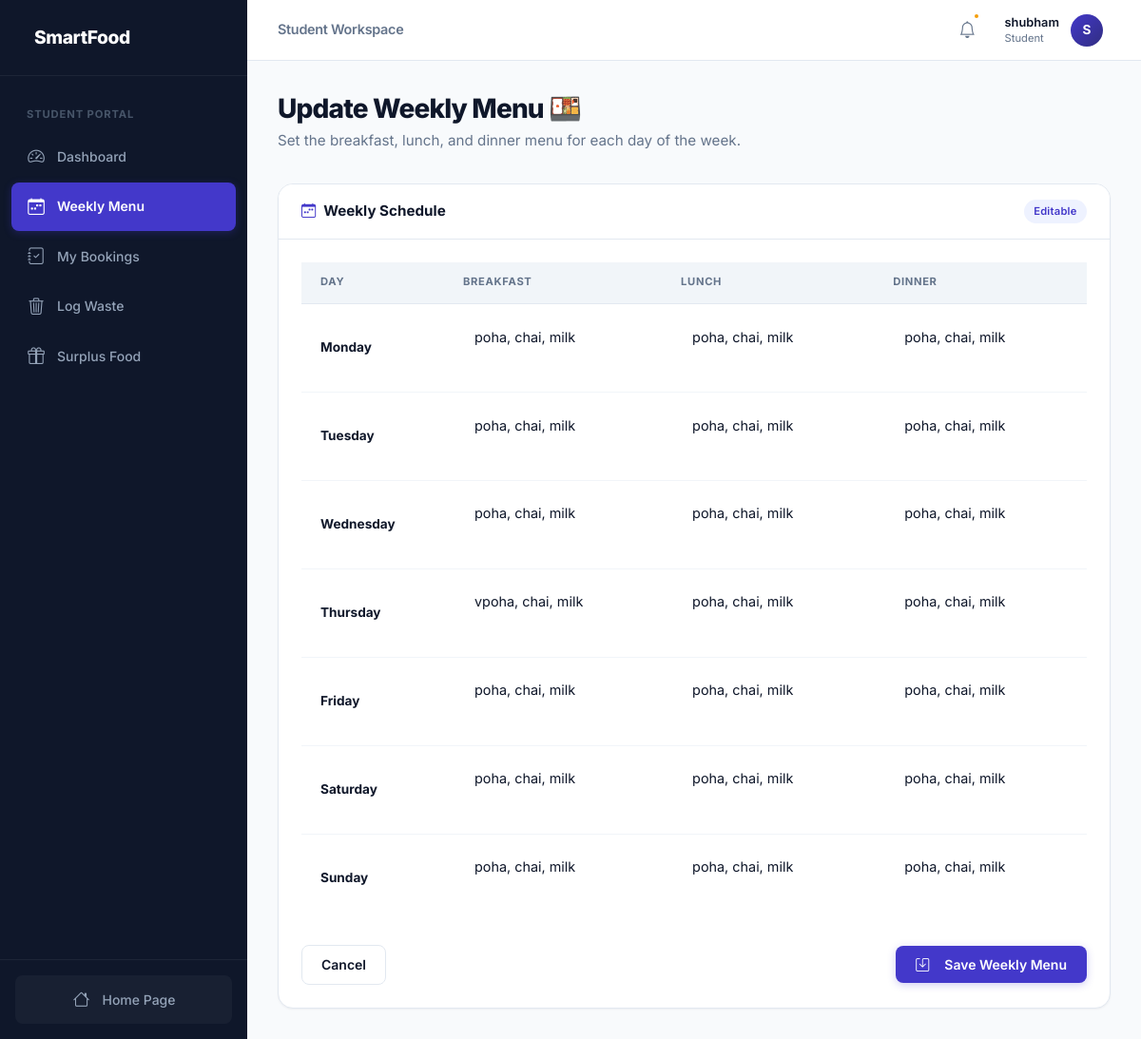
The page /meals/menu/update/ (signed in) on the database its author committed.
### users/models.py (models this page shows, shortened)
class UserProfile(models.Model):
    user = models.OneToOneField(User, on_delete=models.CASCADE, related_name='profile')
    role = models.CharField(max_length=20, choices=ROLE_CHOICES, default='pending')
    phone = models.CharField(max_length=15, blank=True)
    organization = models.CharField(max_length=100, blank=True, help_text="For NGO users")
    food_provider = models.ForeignKey(
        FoodProvider, on_delete=models.SET_NULL, null=True, blank=True,
        related_name='members', help_text="Food Provider this user belongs to"
    )
    def is_student(self):
        return self.role == 'student'
    def is_provider(self):
        return self.role in ['canteen', 'hostel', 'mess', 'hotel', 'restaurant', 'temple']

### meals/models.py (models this page shows, shortened)
class WeeklyMenu(models.Model):
    DAY_CHOICES = [
        ('Monday', 'Monday'), ('Tuesday', 'Tuesday'), ('Wednesday', 'Wednesday'),
        ('Thursday', 'Thursday'), ('Friday', 'Friday'), ('Saturday', 'Saturday'), ('Sunday', 'Sunday')
    ]
    provider = models.ForeignKey(FoodProvider, on_delete=models.CASCADE, related_name='weekly_menus')
    day = models.CharField(max_length=15, choices=DAY_CHOICES)
    breakfast = models.TextField(blank=True)
    lunch = models.TextField(blank=True)
    dinner = models.TextField(blank=True)
    class Meta:
        unique_together = ['provider', 'day']

### meals/views.py (the view, shortened to what this page needs)
# urls.py: path('menu/update/', views.update_menu, name='update_menu'),
@login_required
def update_menu(request):
    try:
        provider = request.user.profile.food_provider
    except Exception:
        messages.error(request, 'Only campus providers can update the weekly menu.')
        return redirect('dashboard')
    days = ['Monday', 'Tuesday', 'Wednesday', 'Thursday', 'Friday', 'Saturday', 'Sunday']
    menus = []
    for day in days:
        menu, _ = WeeklyMenu.objects.get_or_create(provider=provider, day=day)
        menus.append(menu)
    return render(request, 'meals/update_menu.html', {'menus': menus, 'days': days})

### users/context_processors.py (called while the page is built)
def get_target_date(now):
    current_hour = now.hour
    is_open = (current_hour >= 20 or current_hour < 7)
    if current_hour >= 20:
        return now.date() + timedelta(days=1), is_open
    else:
        return now.date(), is_open

### templates/meals/update_menu.html (shortened to what this page needs)
{% extends 'base.html' %}
{% block content %}
<div class="page-header">
    <h2>Update Weekly Menu 🍱</h2>
    <p class="page-subtitle">Set the breakfast, lunch, and dinner menu for each day of the week.</p>
</div>
<div class="modern-card">
    <div class="card-header flex-between">
        <div><i class="bi bi-calendar-week me-2 text-primary"></i>Weekly Schedule</div>
        <span class="badge" style="background: var(--primary-light); color: var(--primary);">Editable</span>
    </div>
    <form method="post" class="p-4">
        <div class="table-responsive">
            <table class="table modern-table mb-0">
                <thead>
                    <tr>
                        <th style="width: 150px;">Day</th>
                        <th>Breakfast</th>
                        <th>Lunch</th>
                        <th>Dinner</th>
                    </tr>
                </thead>
                <tbody>
                    {% for menu in menus %}
                    <tr class="align-middle transition-row">
                        <td class="fw-bold text-dark">{{ menu.day }}</td>
                        <td>
                            <textarea name="breakfast_{{ menu.day }}" class="form-control" rows="2" placeholder="e.g. Poha, Tea">{{ menu.breakfast }}</textarea>
                        </td>
                        <td>
                            <textarea name="lunch_{{ menu.day }}" class="form-control" rows="2" placeholder="e.g. Rice, Dal, Veg">{{ menu.lunch }}</textarea>
                        </td>
                        <td>
                            <textarea name="dinner_{{ menu.day }}" class="form-control" rows="2" placeholder="e.g. Roti, Paneer">{{ menu.dinner }}</textarea>
                        </td>
                    </tr>
                    {% endfor %}
                </tbody>
            </table>
        </div>
        <div class="mt-4 flex-between">
            <a href="{% url 'dashboard' %}" class="btn btn-outline">Cancel</a>
            <button type="submit" class="btn btn-primary px-5 py-2">
                <i class="bi bi-save me-2"></i>Save Weekly Menu
            </button>
        </div>
    </form>
</div>
{% endblock %}

### templates/base.html (shortened to what this page needs)
<!DOCTYPE html>
<html lang="en">
<head>
    {% load static %}
    <link href="https://cdn.jsdelivr.net/npm/bootstrap-icons@1.11.0/font/bootstrap-icons.css" rel="stylesheet">
    <link href="{% static 'css/style.css' %}" rel="stylesheet">
</head>
<body>
    {% if user.is_authenticated %}
    <div class="dashboard-layout">
        <aside class="dashboard-sidebar" id="sidebar">
            <div class="sidebar-header">
                 SmartFood
            </div>
            <nav class="sidebar-nav">
                {% if user.profile.role == 'admin' or user.is_superuser %}
                    <div class="sidebar-section-label">Admin Controls</div>
                    <a class="sidebar-link" href="{% url 'dashboard' %}"><i class="bi bi-grid"></i> Overview</a>
                    <a class="sidebar-link" href="{% url 'inventory_list' %}"><i class="bi bi-box-seam"></i> Inventory</a>
                    <a class="sidebar-link" href="{% url 'waste_list' %}"><i class="bi bi-trash"></i> Waste Logs</a>
                    <a class="sidebar-link" href="{% url 'surplus_list' %}"><i class="bi bi-gift"></i> Surplus Food</a>
                {% elif user.profile.role == 'ngo' %}
                    <div class="sidebar-section-label">NGO Portal</div>
                    <a class="sidebar-link" href="{% url 'ngo_dashboard' %}"><i class="bi bi-grid"></i> Dashboard</a>
                    <a class="sidebar-link" href="{% url 'surplus_list' %}"><i class="bi bi-heart"></i> Available Surplus</a>
                {% else %}
                    <div class="sidebar-section-label">Student Portal</div>
                    <a href="{% url 'student_dashboard' %}" class="sidebar-link">
                        <i class="bi bi-speedometer2"></i> Dashboard
                    </a>
                    <a href="{% url 'meal_menu' %}" class="sidebar-link">
                        <i class="bi bi-calendar-week"></i> Weekly Menu
                    </a>
                    <a href="{% url 'my_bookings' %}" class="sidebar-link">
                        <i class="bi bi-journal-check"></i> My Bookings
                    </a>
                    <a href="{% url 'log_waste' %}" class="sidebar-link">
                        <i class="bi bi-trash3"></i> Log Waste
                    </a>
                    <a href="{% url 'surplus_list' %}" class="sidebar-link">
                        <i class="bi bi-gift"></i> Surplus Food
                    </a>
                {% endif %}
            </nav>
            <div class="sidebar-footer">
                <a class="sidebar-link" href="{% url 'home' %}">
                    <i class="bi bi-house"></i> Home Page
                </a>
            </div>
        </aside>
        <main class="dashboard-main">
            <header class="dashboard-header">
                <div class="flex-center gap-2">
                    <h5 class="header-title">{{ user.profile.get_role_display|default:"Student" }} Workspace</h5>
                </div>
                <div class="flex-center gap-3">
                    <div class="notification-bell" id="notification-trigger">
                        <i class="bi bi-bell fs-5"></i>
                        {% if unread_notifications_count > 0 %}
                        <span class="notification-dot"></span>
                        {% endif %}
                    </div>
                    <div class="header-profile" id="profile-trigger">
                        <div class="flex-column align-items-end" style="line-height: 1.3;">
                            <span class="fw-semibold small text-dark">{{ user.username }}</span>
                            <span class="text-muted" style="font-size: 0.7rem; text-transform: capitalize;">{{ user.profile.get_role_display|default:"Student" }}</span>
                        </div>
                        <div class="profile-avatar">
                            {{ user.username|make_list|first|upper }}
                        </div>
                    </div>
                </div>
            </header>
    {% endif %}
    <div class="{% if user.is_authenticated %}dashboard-content{% else %}app-container mt-4{% endif %}">
        {% block content %}{% endblock %}
    </div>
    {% if user.is_authenticated %}
            </main>
        </div>
    {% endif %}
</body>
</html>

### templates/meals/update_menu.html (style rules this page uses)
.transition-row { transition: background-color 0.2s ease; }
.form-control { border-radius: 8px; border: 1px solid var(--border-color); padding: 0.75rem; font-size: 0.9rem; resize: none; }

### rows shown on the page
WeeklyMenu: day "Monday", day "poha, chai, milk"
WeeklyMenu: day "Tuesday", day "poha, chai, milk"
WeeklyMenu: day "Wednesday", day "poha, chai, milk"
WeeklyMenu: day "Thursday", day "vpoha, chai, milk", day "poha, chai, milk"
WeeklyMenu: day "Friday", day "poha, chai, milk"
WeeklyMenu: day "Saturday", day "poha, chai, milk"
WeeklyMenu: day "Sunday", day "poha, chai, milk"

### other values the page prints
{{ user.profile.get_role_display|default:"Student" }} "Student"
{{ user.username }} "shubham"
{{ user.username|make_list|first|upper }} "S"
